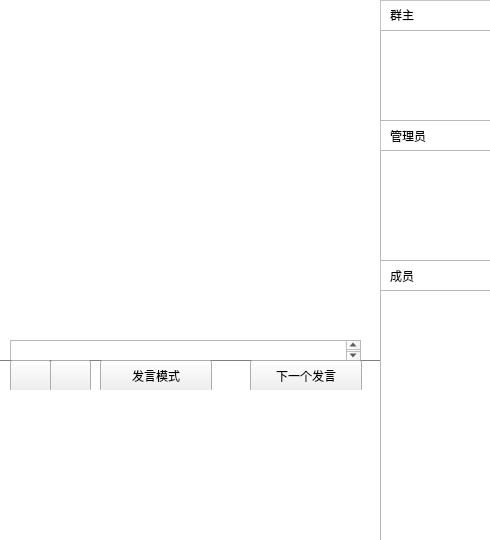
<?xml version="1.0" encoding="UTF-8"?>
<ui version="4.0">
 <class>GroupWindow</class>
 <widget class="QWidget" name="GroupWindow">
  <property name="geometry">
   <rect>
    <x>0</x>
    <y>0</y>
    <width>490</width>
    <height>540</height>
   </rect>
  </property>
  <property name="windowTitle">
   <string>Form</string>
  </property>
  <widget class="QFrame" name="frame">
   <property name="geometry">
    <rect>
     <x>0</x>
     <y>0</y>
     <width>381</width>
     <height>361</height>
    </rect>
   </property>
   <property name="frameShape">
    <enum>QFrame::StyledPanel</enum>
   </property>
   <property name="frameShadow">
    <enum>QFrame::Raised</enum>
   </property>
   <widget class="QFrame" name="frame_4">
    <property name="geometry">
     <rect>
      <x>0</x>
      <y>0</y>
      <width>381</width>
      <height>50</height>
     </rect>
    </property>
    <property name="styleSheet">
     <string notr="true">#frame_4{
	border:none;
	background-color: rgb(255, 255, 255);
}</string>
    </property>
    <property name="frameShape">
     <enum>QFrame::StyledPanel</enum>
    </property>
    <property name="frameShadow">
     <enum>QFrame::Raised</enum>
    </property>
    <widget class="QPushButton" name="invitation">
     <property name="geometry">
      <rect>
       <x>330</x>
       <y>10</y>
       <width>31</width>
       <height>21</height>
      </rect>
     </property>
     <property name="styleSheet">
      <string notr="true">font-size:20px; 
border-radius:150px; </string>
     </property>
     <property name="text">
      <string/>
     </property>
     <property name="icon">
      <iconset resource="Resource.qrc">
       <normaloff>:/images/c.png</normaloff>:/images/c.png</iconset>
     </property>
    </widget>
   </widget>
   <widget class="QListWidget" name="listWidget">
    <property name="geometry">
     <rect>
      <x>0</x>
      <y>50</y>
      <width>381</width>
      <height>311</height>
     </rect>
    </property>
    <property name="styleSheet">
     <string notr="true">#listWidget{
	border:none;
}</string>
    </property>
   </widget>
   <widget class="QTextEdit" name="textEdit">
    <property name="geometry">
     <rect>
      <x>10</x>
      <y>340</y>
      <width>351</width>
      <height>21</height>
     </rect>
    </property>
   </widget>
  </widget>
  <widget class="QFrame" name="frame_2">
   <property name="geometry">
    <rect>
     <x>0</x>
     <y>360</y>
     <width>381</width>
     <height>181</height>
    </rect>
   </property>
   <property name="frameShape">
    <enum>QFrame::StyledPanel</enum>
   </property>
   <property name="frameShadow">
    <enum>QFrame::Raised</enum>
   </property>
   <widget class="QFrame" name="frame_5">
    <property name="geometry">
     <rect>
      <x>0</x>
      <y>0</y>
      <width>381</width>
      <height>30</height>
     </rect>
    </property>
    <property name="styleSheet">
     <string notr="true">#frame_5{
	background-image: none;
	background-color: rgb(255, 255, 255);
	border-top: 1px solid gray;
}</string>
    </property>
    <property name="frameShape">
     <enum>QFrame::StyledPanel</enum>
    </property>
    <property name="frameShadow">
     <enum>QFrame::Raised</enum>
    </property>
    <widget class="QPushButton" name="pushButton">
     <property name="geometry">
      <rect>
       <x>10</x>
       <y>0</y>
       <width>41</width>
       <height>32</height>
      </rect>
     </property>
     <property name="text">
      <string/>
     </property>
     <property name="icon">
      <iconset resource="Resource.qrc">
       <normaloff>:/images/1.png</normaloff>:/images/1.png</iconset>
     </property>
    </widget>
    <widget class="QPushButton" name="pushButton_2">
     <property name="geometry">
      <rect>
       <x>50</x>
       <y>0</y>
       <width>41</width>
       <height>32</height>
      </rect>
     </property>
     <property name="text">
      <string/>
     </property>
     <property name="icon">
      <iconset resource="Resource.qrc">
       <normaloff>:/images/2.png</normaloff>:/images/2.png</iconset>
     </property>
    </widget>
    <widget class="QPushButton" name="pushButton_3">
     <property name="geometry">
      <rect>
       <x>100</x>
       <y>0</y>
       <width>112</width>
       <height>32</height>
      </rect>
     </property>
     <property name="styleSheet">
      <string notr="true">QPushButton::menu-indicator{image:none}</string>
     </property>
     <property name="text">
      <string>发言模式</string>
     </property>
    </widget>
    <widget class="QPushButton" name="pushButton_4">
     <property name="geometry">
      <rect>
       <x>250</x>
       <y>0</y>
       <width>112</width>
       <height>32</height>
      </rect>
     </property>
     <property name="text">
      <string>下一个发言</string>
     </property>
    </widget>
   </widget>
   <widget class="QTextEdit" name="content">
    <property name="geometry">
     <rect>
      <x>0</x>
      <y>30</y>
      <width>381</width>
      <height>151</height>
     </rect>
    </property>
    <property name="styleSheet">
     <string notr="true">border:none;</string>
    </property>
   </widget>
  </widget>
  <widget class="QFrame" name="frame_3">
   <property name="geometry">
    <rect>
     <x>380</x>
     <y>0</y>
     <width>111</width>
     <height>541</height>
    </rect>
   </property>
   <property name="styleSheet">
    <string notr="true">#frame_3{
	background:none;
	background-color: rgb(255, 255, 255);
	border-left:1px solid gray;
}</string>
   </property>
   <property name="frameShape">
    <enum>QFrame::StyledPanel</enum>
   </property>
   <property name="frameShadow">
    <enum>QFrame::Raised</enum>
   </property>
   <widget class="QLabel" name="label_2">
    <property name="geometry">
     <rect>
      <x>10</x>
      <y>120</y>
      <width>61</width>
      <height>31</height>
     </rect>
    </property>
    <property name="text">
     <string>管理员</string>
    </property>
   </widget>
   <widget class="QLabel" name="label">
    <property name="geometry">
     <rect>
      <x>10</x>
      <y>-1</y>
      <width>101</width>
      <height>31</height>
     </rect>
    </property>
    <property name="text">
     <string>群主</string>
    </property>
   </widget>
   <widget class="QLabel" name="label_3">
    <property name="geometry">
     <rect>
      <x>10</x>
      <y>260</y>
      <width>61</width>
      <height>31</height>
     </rect>
    </property>
    <property name="text">
     <string>成员</string>
    </property>
   </widget>
   <widget class="QListWidget" name="memberList">
    <property name="geometry">
     <rect>
      <x>0</x>
      <y>290</y>
      <width>111</width>
      <height>251</height>
     </rect>
    </property>
    <property name="styleSheet">
     <string notr="true">border-left:1px solid gray;
border-right:none;</string>
    </property>
   </widget>
   <widget class="QListWidget" name="adminList">
    <property name="geometry">
     <rect>
      <x>0</x>
      <y>150</y>
      <width>111</width>
      <height>111</height>
     </rect>
    </property>
    <property name="styleSheet">
     <string notr="true">border-left:1px solid gray;
border-right:none;</string>
    </property>
   </widget>
   <widget class="QListWidget" name="ownerList">
    <property name="geometry">
     <rect>
      <x>0</x>
      <y>30</y>
      <width>111</width>
      <height>91</height>
     </rect>
    </property>
    <property name="styleSheet">
     <string notr="true">border-left:1px solid gray;
border-right:none;</string>
    </property>
   </widget>
  </widget>
 </widget>
 <resources>
  <include location="Resource.qrc"/>
 </resources>
 <connections/>
</ui>
